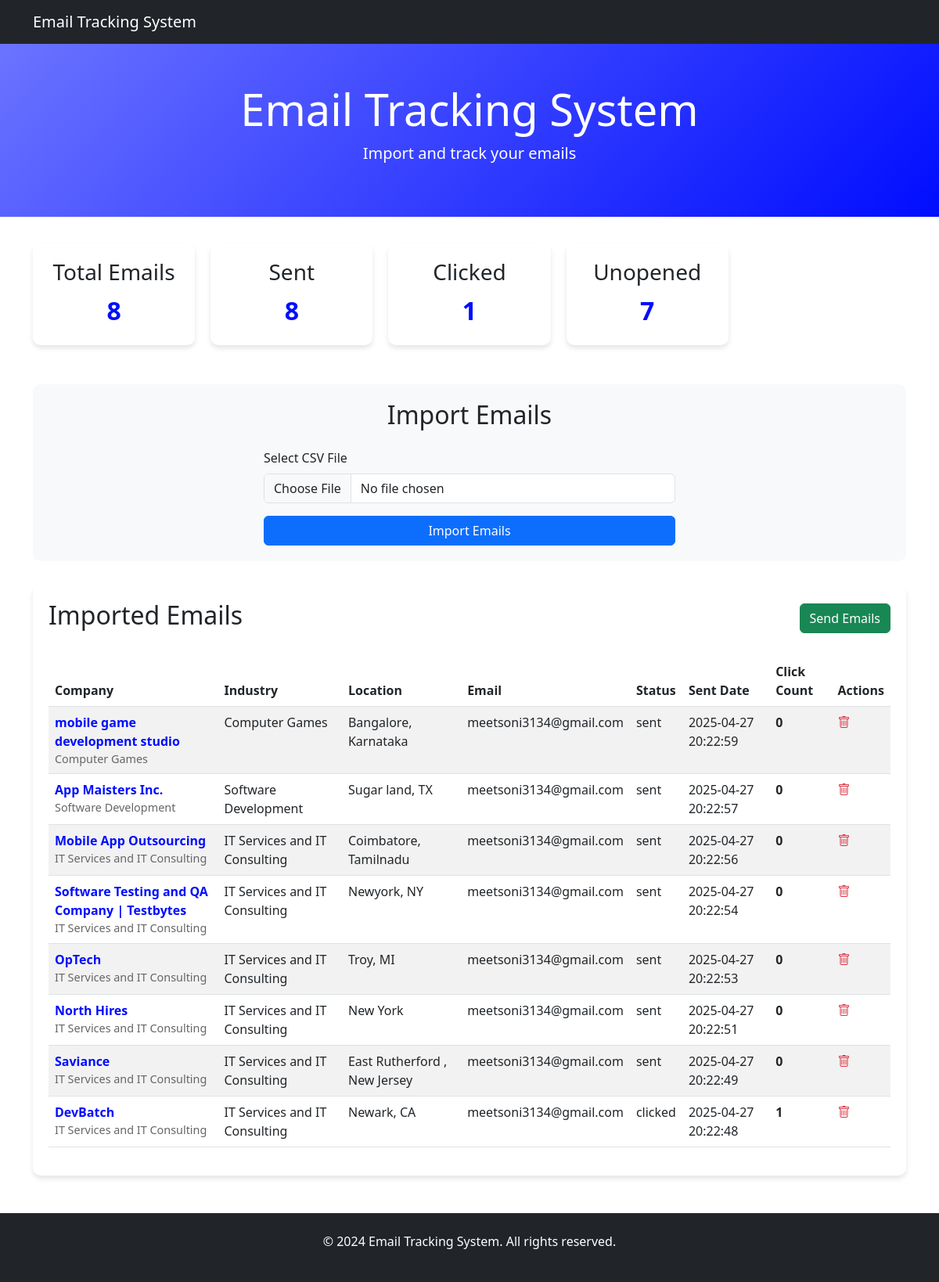
The page / on the database its author committed.
### tracking/models.py (models this page shows, shortened)
class EmailTracking(models.Model):
    STATUS_CHOICES = [
        ('sent', 'Sent'),
        ('opened', 'Opened'),
        ('unopened', 'Unopened'),
        ('clicked', 'CTA Clicked'),
        ('unseen', 'Cold Lead')
    ]
    company_name = models.CharField(max_length=255)
    website = models.URLField()
    industry = models.CharField(max_length=255)
    location = models.CharField(max_length=255)
    followers = models.CharField(max_length=255)
    description = models.TextField()
    email = models.EmailField()
    status = models.CharField(max_length=10, choices=STATUS_CHOICES, default='sent')
    sent_date = models.DateTimeField(default=timezone.now)
    opened_date = models.DateTimeField(null=True, blank=True)
    clicked_date = models.DateTimeField(null=True, blank=True)
    tracking_id = models.CharField(max_length=50, unique=True)
    last_updated = models.DateTimeField(auto_now=True)
    click_count = models.IntegerField(default=0)
    class Meta:
        ordering = ['-sent_date']

### tracking/views.py (the view)
# urls.py: 2. Add a URL to urlpatterns:  path('', views.home, name='home')
def home(request):
    emails = EmailTracking.objects.all().order_by('-sent_date')
    total_emails = EmailTracking.objects.count()
    sent_emails = EmailTracking.objects.filter(status__in=['sent', 'opened', 'clicked']).count()
    opened_emails = EmailTracking.objects.filter(status='opened').count()
    clicked_emails = EmailTracking.objects.filter(status='clicked').count()
    unopened_emails = EmailTracking.objects.filter(status='sent').count()
    context = {
        'emails': emails,
        'total_emails': total_emails,
        'sent_emails': sent_emails,
        'opened_emails': opened_emails,
        'clicked_emails': clicked_emails,
        'unopened_emails': unopened_emails,
    }
    return render(request, 'index.html', context)

### templates/index.html (shortened to what this page needs)
<!DOCTYPE html>
<html lang="en">
<head>
    <link href="https://cdn.jsdelivr.net/npm/bootstrap@5.3.0/dist/css/bootstrap.min.css" rel="stylesheet">
    <link rel="stylesheet" href="https://cdn.jsdelivr.net/npm/bootstrap-icons@1.7.2/font/bootstrap-icons.css">
</head>
<body>
    <nav class="navbar navbar-expand-lg navbar-dark bg-dark">
        <div class="container">
            <a class="navbar-brand" href="/">Email Tracking System</a>
        </div>
    </nav>
    <section class="hero-section">
        <div class="container text-center">
            <h1 class="display-4">Email Tracking System</h1>
            <p class="lead">Import and track your emails</p>
        </div>
    </section>
    <div class="container">
        <div class="stats-row mt-4">
            <div class="stats-col">
                <div class="stats-card">
                    <h3>Total Emails</h3>
                    <div class="stats-number">{{ total_emails }}</div>
                </div>
            </div>
            <div class="stats-col">
                <div class="stats-card">
                    <h3>Sent</h3>
                    <div class="stats-number">{{ sent_emails }}</div>
                </div>
            </div>
            <div class="stats-col">
                <div class="stats-card">
                    <h3>Clicked</h3>
                    <div class="stats-number">{{ clicked_emails }}</div>
                </div>
            </div>
            <div class="stats-col">
                <div class="stats-card">
                    <h3>Unopened</h3>
                    <div class="stats-number">{{ unopened_emails }}</div>
                </div>
            </div>
        </div>
        <div class="import-section">
            <h2 class="text-center mb-4">Import Emails</h2>
            <div class="row justify-content-center">
                <div class="col-md-6">
                    <form id="importForm" enctype="multipart/form-data">
                        <div class="mb-3">
                            <label for="csvFile" class="form-label">Select CSV File</label>
                            <input type="file" class="form-control" id="csvFile" accept=".csv" required>
                        </div>
                        <button type="submit" class="btn btn-primary w-100">Import Emails</button>
                    </form>
                </div>
            </div>
        </div>
        <div class="table-container">
            <div class="d-flex justify-content-between align-items-center mb-4">
                <h2>Imported Emails</h2>
                <button id="sendEmailsBtn" class="btn btn-success">Send Emails</button>
            </div>
            <div class="table-responsive">
                <table class="table table-striped">
                    <thead>
                        <tr>
                            <th>Company</th>
                            <th>Industry</th>
                            <th>Location</th>
                            <th>Email</th>
                            <th>Status</th>
                            <th>Sent Date</th>
                            <th>Click Count</th>
                            <th>Actions</th>
                        </tr>
                    </thead>
                    <tbody id="emailTableBody">
                        {% for email in emails %}
                        <tr>
                            <td>
                                <div class="company-name">{{ email.company_name }}</div>
                                <div class="industry">{{ email.industry }}</div>
                            </td>
                            <td>{{ email.industry }}</td>
                            <td>{{ email.location }}</td>
                            <td>{{ email.email }}</td>
                            <td>{{ email.status }}</td>
                            <td>{{ email.sent_date|date:"Y-m-d H:i:s" }}</td>
                            <td class="click-count">{{ email.click_count }}</td>
                            <td>
                                <i class="bi bi-trash delete-btn" onclick="deleteEmail('{{ email.tracking_id }}')"></i>
                            </td>
                        </tr>
                        {% endfor %}
                    </tbody>
                </table>
            </div>
        </div>
    </div>
    <footer class="bg-dark text-white py-4 mt-5">
        <div class="container text-center">
            <p>&copy; 2024 Email Tracking System. All rights reserved.</p>
        </div>
    </footer>
</body>
</html>

### templates/index.html (style rules this page uses)
.hero-section { padding: 50px 0; background: linear-gradient(135deg, #6B73FF 0%, #000DFF 100%); color: white; }
.table-container { margin-top: 30px; padding: 20px; background: white; border-radius: 10px; box-shadow: 0 4px 6px rgba(0, 0, 0, 0.1); }
.import-section { margin-top: 30px; padding: 20px; background: #f8f9fa; border-radius: 10px; }
.stats-card { background: white; border-radius: 10px; padding: 20px; margin-bottom: 20px; box-shadow: 0 4px 6px rgba(0, 0, 0, 0.1); text-align: center; }
.stats-number { font-size: 2rem; font-weight: bold; color: #000DFF; }
.delete-btn { color: #dc3545; cursor: pointer; transition: color 0.3s ease; }
.stats-row { display: flex; flex-wrap: wrap; margin: -10px; }
.stats-col { flex: 0 0 20%; padding: 10px; }
.click-count { font-weight: bold; color: #28a745; }
.company-name { font-weight: bold; color: #000DFF; }
.industry { color: #666; font-size: 0.9em; }

### rows shown on the page
EmailTracking: company_name "mobile game development studio", industry "Computer Games", location "Bangalore, Karnataka", email "meetsoni3134@gmail.com", status "sent", sent_date "2025-04-27 20:22:59", click_count "0"
EmailTracking: company_name "App Maisters Inc.", industry "Software Development", location "Sugar land, TX", email "meetsoni3134@gmail.com", status "sent", sent_date "2025-04-27 20:22:57", click_count "0"
EmailTracking: company_name "Mobile App Outsourcing", industry "IT Services and IT Consulting", location "Coimbatore, Tamilnadu", email "meetsoni3134@gmail.com", status "sent", sent_date "2025-04-27 20:22:56", click_count "0"
EmailTracking: company_name "Software Testing and QA Company | Testbytes", industry "IT Services and IT Consulting", location "Newyork, NY", email "meetsoni3134@gmail.com", status "sent", sent_date "2025-04-27 20:22:54", click_count "0"
EmailTracking: company_name "OpTech", industry "IT Services and IT Consulting", location "Troy, MI", email "meetsoni3134@gmail.com", status "sent", sent_date "2025-04-27 20:22:53", click_count "0"
EmailTracking: company_name "North Hires", industry "IT Services and IT Consulting", location "New York", email "meetsoni3134@gmail.com", status "sent", sent_date "2025-04-27 20:22:51", click_count "0"
EmailTracking: company_name "Saviance", industry "IT Services and IT Consulting", location "East Rutherford , New Jersey", email "meetsoni3134@gmail.com", status "sent", sent_date "2025-04-27 20:22:49", click_count "0"
EmailTracking: company_name "DevBatch", industry "IT Services and IT Consulting", location "Newark, CA", email "meetsoni3134@gmail.com", status "clicked", sent_date "2025-04-27 20:22:48", click_count "1"

### other values the page prints
{{ total_emails }} "8"
{{ sent_emails }} "8"
{{ clicked_emails }} "1"
{{ unopened_emails }} "7"
